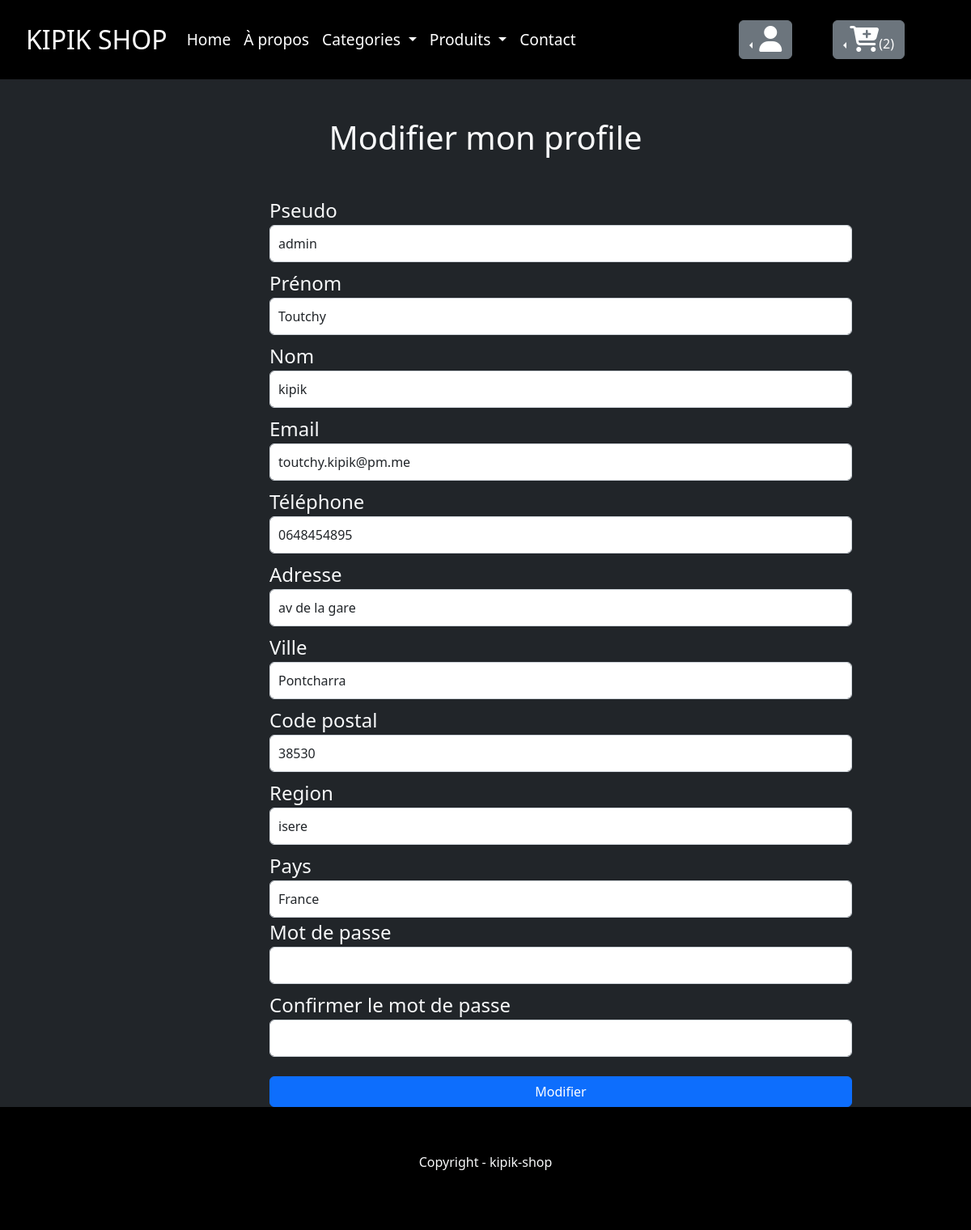
The app's page /profile/edit (signed in), older data.
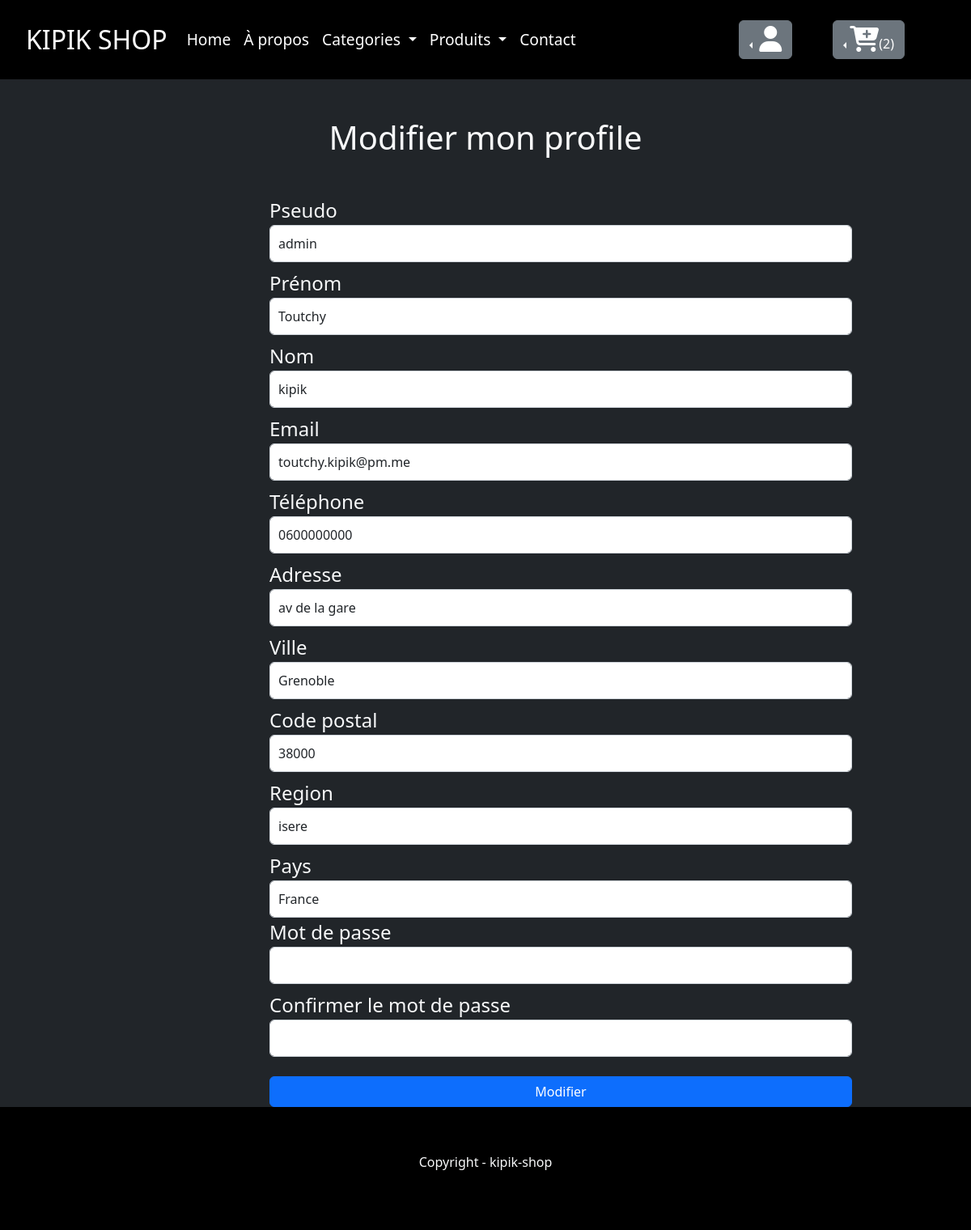
The same page, newer data.
### accounts/models.py (models this page shows, shortened)
class Profile(models.Model):
    user = models.OneToOneField(Customer, on_delete=models.CASCADE)
    image_profile = models.ImageField(upload_to='prod/profile_img/', default='prod/profile_img/default.png',
                                      blank=True, null=True)
    phone = models.CharField(max_length=20, blank=True)
    address = models.CharField(max_length=100, blank=True)
    city = models.CharField(max_length=100, blank=True)
    zip_code = models.CharField(max_length=10, blank=True)
    state = models.CharField(max_length=100, blank=True)
    country = models.CharField(max_length=100, blank=True)
    class Meta:
        verbose_name_plural = 'Profiles'
        ordering = ('user',)

### accounts/views.py (the view, shortened to what this page needs)
# urls.py: path('profile/edit', edit_profile, name='edit-profile'),
@login_required
def edit_profile(request):
    user = request.user
    profile = get_object_or_404(Profile, user=user)
    context = {
        'profile': profile,
    }
    return render(request, 'accounts/profile_update.html', context)

### accounts/templates/accounts/profile_update.html (shortened to what this page needs)
{% extends 'shop/base.html' %}
{% load static %}
{% block content %}
    <div class="card-header mt-5 mb-5">
        <h1 class="text-center">Modifier mon profile</h1>
    </div>
    <div class="container">
        <div class="row">
            <div class="col-md-8 offset-md-2">
                <form method="POST">
                    <div class="form-group">
                        <label for="username">Pseudo</label>
                        <input type="text" class="form-control mb-2" id="username" name="username" placeholder="{{ user.username }}" value="{{ user.username }}">
                        <label for="first_name">Prénom</label>
                        <input type="text" class="form-control mb-2" id="first_name" name="first_name" value="{{ user.first_name }}" placeholder="{{ user.first_name }}">
                        <label for="last_name">Nom</label>
                        <input type="text" class="form-control mb-2" id="last_name" name="last_name" value="{{ user.last_name }}" placeholder="{{ user.last_name }}">
                        <label for="email">Email</label>
                        <input type="email" class="form-control mb-2" id="email" name="email" value="{{ user.email }}" placeholder="{{ user.email }}">
                        <label for="phone">Téléphone</label>
                        <input type="text" class="form-control mb-2" id="phone" name="phone" value="{{ profile.phone }}" placeholder="{{ profile.phone }}">
                        <label for="address">Adresse</label>
                        <input type="text" class="form-control mb-2" id="address" name="address" value="{{ profile.address }}" placeholder="{{ profile.adress }}">
                        <label for="city">Ville</label>
                        <input type="text" class="form-control mb-2" id="city" name="city" value="{{ profile.city }}" placeholder="{{ profile.city }}">
                        <label for="zip_code">Code postal</label>
                        <input type="text" class="form-control mb-2" id="zip_code" name="zip_code" value="{{ profile.zip_code }}" placeholder="{{ profile.zip_code }}">
                        <label for="state">Region</label>
                        <input type="text" class="form-control mb-2" id="state" name="state" value="{{ profile.state }}" placeholder="{{ profile.state }}">
                        <label for="country">Pays</label>
                        <input type="text" class="form-control" id="country" name="country" value="{{ profile.country }}" placeholder="{{ profile.country }}">
                        <label for="password">Mot de passe</label>
                        <input type="password" class="form-control mb-2" id="password" name="password">
                        <label for="password2">Confirmer le mot de passe</label>
                        <input type="password" class="form-control mb-2" id="password2" name="password2">
                        <button type="submit" class="btn btn-primary mt-3">Modifier</button>
                    </div>
                </form>
            </div>
        </div>
    </div>
{% endblock %}

Row changes from the older to the newer data that the page shows:
changed Profile "av de la gare": phone "0648454895" → "0600000000"; city "Pontcharra" → "Grenoble"; zip_code "38530" → "38000"
